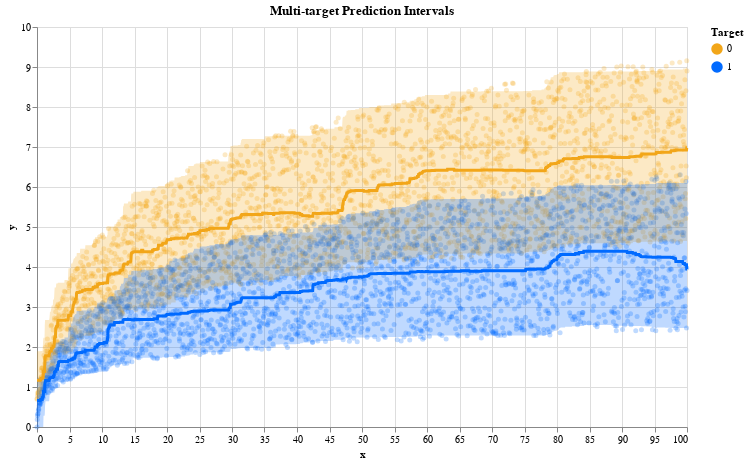

The notebook cell saved with this chart:
### Markdown cell above
**Multi target prediction using self generated data**

### Code cell
n_samples = 2500
bounds = [0, 100]

# Define functions that generate targets; each function maps to one target.
funcs = [
    {
        "signal": lambda x: np.log1p(x + 1),
        "noise": lambda x: np.log1p(x) * np.random.uniform(size=len(x)),
    },
    {
        "signal": lambda x: np.log1p(np.sqrt(x)),
        "noise": lambda x: np.log1p(x / 2) * np.random.uniform(size=len(x)),
    },
]

legend = {
    "0": "#f2a619",
    "1": "#006aff",
}


def make_func_Xy(funcs, bounds, n_samples):
    x = np.linspace(*bounds, n_samples)
    y = np.empty((len(x), len(funcs)))
    for i, func in enumerate(funcs):
        y[:, i] = func["signal"](x) + func["noise"](x)
    return np.atleast_2d(x).T, y


# Create the dataset with multiple target variables.
X, y = make_func_Xy(funcs, bounds, n_samples)

X_train, X_test, y_train, y_test = train_test_split(X, y, test_size=0.2, random_state=0)

qrf = RandomForestQuantileRegressor(max_samples_leaf=None, max_depth=4, random_state=0)
qrf.fit(X_train, y_train)  # fit on all of the targets simultaneously

# Get multiple-output predictions at 95% prediction intervals and median.
y_pred = qrf.predict(X, quantiles=[0.025, 0.5, 0.975])

df = pd.DataFrame(
    {
        "x": np.tile(X.squeeze(), len(funcs)),
        "y": y.reshape(-1, order="F"),
        "y_true": np.concatenate([f["signal"](X.squeeze()) for f in funcs]),
        "y_pred": np.concatenate([y_pred[:, i, 1] for i in range(len(funcs))]),
        "y_pred_low": np.concatenate([y_pred[:, i, 0] for i in range(len(funcs))]),
        "y_pred_upp": np.concatenate([y_pred[:, i, 2] for i in range(len(funcs))]),
        "target": np.concatenate([[f"{i}"] * len(X) for i in range(len(funcs))]),
    }
)


def plot_multioutputs(df, legend):
    click = alt.selection_multi(fields=["target"])

    color = alt.condition(
        click,
        alt.Color(
            "target:N",
            legend=alt.Legend(symbolOpacity=1),
            scale=alt.Scale(range=list(legend.values())),
            sort=list(legend.keys()),
            title="Target",
        ),
        alt.value("lightgray"),
    )

    tooltip = [
        alt.Tooltip("target:N", title="Target"),
        alt.Tooltip("x:Q", format=",.3f", title="X"),
        alt.Tooltip("y:Q", format=",.3f", title="Y"),
        alt.Tooltip("y_true:Q", format=",.3f", title="Y"),
        alt.Tooltip("y_pred:Q", format=",.3f", title="Predicted Y"),
        alt.Tooltip("y_pred_low:Q", format=",.3f", title="Predicted Lower Y"),
        alt.Tooltip("y_pred_upp:Q", format=",.3f", title="Predicted Upper Y"),
    ]

    points = (
        alt.Chart(df)
        .mark_circle(color="black", opacity=0.25, size=25)
        .encode(
            x=alt.X("x:Q", scale=alt.Scale(nice=False)),
            y=alt.Y("y:Q"),
            color=color,
            tooltip=tooltip,
        )
    )

    line = (
        alt.Chart(df)
        .mark_line(color="black", size=3)
        .encode(
            x=alt.X("x:Q", scale=alt.Scale(nice=False), title="x"),
            y=alt.Y("y_pred:Q", title="y"),
            color=color,
            tooltip=tooltip,
        )
    )

    area = (
        alt.Chart(df)
        .mark_area(opacity=0.25)
        .encode(
            x=alt.X("x:Q", scale=alt.Scale(nice=False), title="x"),
            y=alt.Y("y_pred_low:Q", title="y"),
            y2=alt.Y2("y_pred_upp:Q", title=None),
            color=color,
            tooltip=tooltip,
        )
    )

    chart = (
        (points + area + line)
        .add_selection(click)
        .configure_range(category=alt.RangeScheme(list(legend.values())))
        .properties(height=400, width=650, title="Multi-target Prediction Intervals")
    )

    return chart


chart = plot_multioutputs(df, legend)
chart

### Figure 1 — Vega-Lite specification as saved in the notebook (floating-point values rounded to 4 significant figures; data arrays with more than 128 entries replaced by an {"elided": "..."} marker saying what was removed)
{"config": {"view": {"continuousWidth": 400, "continuousHeight": 300}, "range": {"category": ["#f2a619", "#006aff"]}}, "layer": [{"mark": {"type": "circle", "color": "black", "opacity": 0.25, "size": 25}, "encoding": {"color": {"condition": {"field": "target", "legend": {"symbolOpacity": 1}, "scale": {"range": ["#f2a619", "#006aff"]}, "sort": ["0", "1"], "title": "Target", "type": "nominal", "selection": "selector012"}, "value": "lightgray"}, "tooltip": [{"field": "target", "title": "Target", "type": "nominal"}, {"field": "x", "format": ",.3f", "title": "X", "type": "quantitative"}, {"field": "y", "format": ",.3f", "title": "Y", "type": "quantitative"}, {"field": "y_true", "format": ",.3f", "title": "Y", "type": "quantitative"}, {"field": "y_pred", "format": ",.3f", "title": "Predicted Y", "type": "quantitative"}, {"field": "y_pred_low", "format": ",.3f", "title": "Predicted Lower Y", "type": "quantitative"}, {"field": "y_pred_upp", "format": ",.3f", "title": "Predicted Upper Y", "type": "quantitative"}], "x": {"field": "x", "scale": {"nice": false}, "type": "quantitative"}, "y": {"field": "y", "type": "quantitative"}}, "selection": {"selector012": {"type": "multi", "fields": ["target"]}}}, {"mark": {"type": "area", "opacity": 0.25}, "encoding": {"color": {"condition": {"field": "target", "legend": {"symbolOpacity": 1}, "scale": {"range": ["#f2a619", "#006aff"]}, "sort": ["0", "1"], "title": "Target", "type": "nominal", "selection": "selector012"}, "value": "lightgray"}, "tooltip": [{"field": "target", "title": "Target", "type": "nominal"}, {"field": "x", "format": ",.3f", "title": "X", "type": "quantitative"}, {"field": "y", "format": ",.3f", "title": "Y", "type": "quantitative"}, {"field": "y_true", "format": ",.3f", "title": "Y", "type": "quantitative"}, {"field": "y_pred", "format": ",.3f", "title": "Predicted Y", "type": "quantitative"}, {"field": "y_pred_low", "format": ",.3f", "title": "Predicted Lower Y", "type": "quantitative"}, {"field": "y_pred_upp", "format": ",.3f", "title": "Predicted Upper Y", "type": "quantitative"}], "x": {"field": "x", "scale": {"nice": false}, "title": "x", "type": "quantitative"}, "y": {"field": "y_pred_low", "title": "y", "type": "quantitative"}, "y2": {"field": "y_pred_upp", "title": null}}}, {"mark": {"type": "line", "color": "black", "size": 3}, "encoding": {"color": {"condition": {"field": "target", "legend": {"symbolOpacity": 1}, "scale": {"range": ["#f2a619", "#006aff"]}, "sort": ["0", "1"], "title": "Target", "type": "nominal", "selection": "selector012"}, "value": "lightgray"}, "tooltip": [{"field": "target", "title": "Target", "type": "nominal"}, {"field": "x", "format": ",.3f", "title": "X", "type": "quantitative"}, {"field": "y", "format": ",.3f", "title": "Y", "type": "quantitative"}, {"field": "y_true", "format": ",.3f", "title": "Y", "type": "quantitative"}, {"field": "y_pred", "format": ",.3f", "title": "Predicted Y", "type": "quantitative"}, {"field": "y_pred_low", "format": ",.3f", "title": "Predicted Lower Y", "type": "quantitative"}, {"field": "y_pred_upp", "format": ",.3f", "title": "Predicted Upper Y", "type": "quantitative"}], "x": {"field": "x", "scale": {"nice": false}, "title": "x", "type": "quantitative"}, "y": {"field": "y_pred", "title": "y", "type": "quantitative"}}}], "data": {"name": "data-848bfeb00d30f4e41e406f9426935678"}, "height": 400, "title": "Multi-target Prediction Intervals", "width": 650, "$schema": "https://vega.github.io/schema/vega-lite/v4.17.0.json", "datasets": {"data-848bfeb00d30f4e41e406f9426935678": {"elided": "5000 records"}}}
